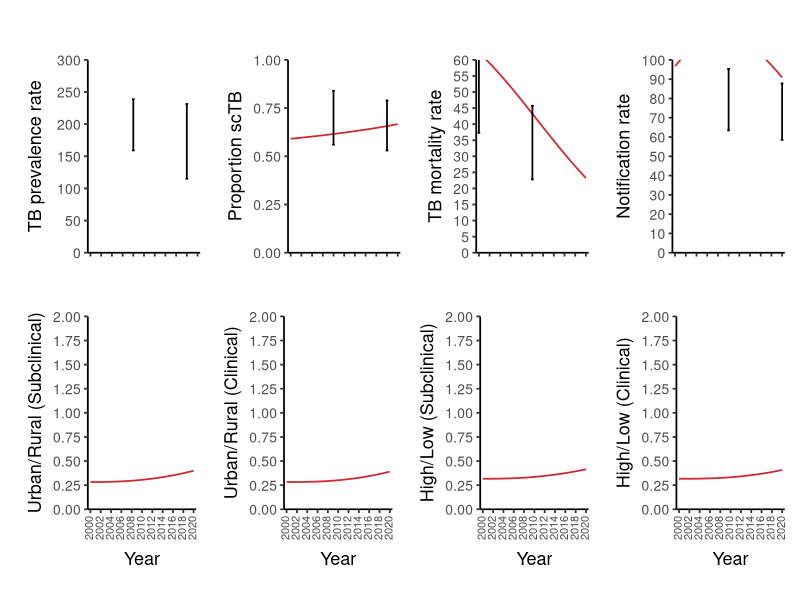

Source code (R): (Note: this script raises an error after producing the figure.)
## Analysis code for ACF-VN
## Distributed under CC BY 4.0
## RScript 00: Manual Fit.R

# Packages ==========
library(rio) # Facilitates importing and exporting
library(here) # Building file paths
library(deSolve) # Solvers for ordinary differential equations
library(reshape2) # Reshaping data easily
library(purrr) # Complete set of tools for functions and vectors
library(tidyverse) # To use tidyverse
library(data.table) # Faster than data.frame, allows use of j operator (:=)
library(patchwork) # Plot composition
library(gridExtra) # Miscellaneous functions for grid graphics
library(cowplot) # Publication quality figures

# 1. Parameters ==========
# 1.1 Baseline parameters (for testing)
parms = c(
  beta = 9,             # Contact (per person/year) parameter
  kappa = 0.75,         # Relative infectiousness
  gamma_infcle = 1.83,  # REG: Infected -> Cleared
  lambda_infmin = 0.21, # PROG: Infected -> Minimal
  gamma_mincle = 0.16,  # REG: Minimal -> Cleared
  theta_cleinf = 0.88,  # REINF: Cleared -> Infected
  lambda_minsub = 0.25, # PROG: Minimal -> Subclinical
  lambda_infsub = 0.07, # PROG: Infected -> Subclinical
  gamma_submin = 1.58,  # REG: Subclinical -> Minimal
  lambda_subcln = 0.77, # PROG: Subclinical -> Clinical
  gamma_clnsub = 0.53,  # REG: Clinical -> Subclinical
  omega_ini = 0.3,      # Mortality (Initial)
  omega_fin = 0.23,     # Mortality (Final)
  iota_cln_ini = 0.44,  # Diagnosis Clinical (Initial)
  iota_cln_fin = 0.9,   # Diagnosis Clinical (Final)
  phi_cln_ini = 0.69,   # Treatment failure Clinical (Initial) 
  phi_cln_fin = 0.09,   # Treatment failure Clinical (Final)
  tau_min = 0.005,      # RELAP: Recovered -> Minimal 
  tau_sub = 0.005,      # RELAP: Recovered -> Subclinical
  rho_ini = 0.78,       # Proportion rural (Initial)
  rho_fin = 0.04,       # Proportion rural (Final)
  sigma_ini = 0.76,     # Proportion low SES (Initial)
  sigma_fin = 0.16)     # Proportion low SES (Final)

# 1.2 Parameter ranges
ranges = list(
  beta = c(5,10),                 # Contact (per person/year) parameter (Horton et al. 2022 - PLOS GPH)
  kappa = c(0.5,1),               # Relative infectiousness (Emery et al. 2022)
  gamma_infcle = c(0.93,3.30),    # REG: Infected -> Cleared (Horton et al. 2023)
  lambda_infmin = c(0.04,0.23),   # PROG: Infected -> Minimal (Horton et al. 2023)
  gamma_mincle = c(0.14,0.23),    # REG: Minimal -> Cleared (Horton et al. 2023)
  theta_cleinf = c(0.7,1),        # REINF: Cleared -> Infected (Andrews et al 2012)
  lambda_minsub = c(0.21,0.28),   # PROG: Minimal -> Subclinical (Horton et al. 2023)
  lambda_infsub = c(0.01,0.10),   # PROG: Infected -> Subclinical (Horton et al. 2023)
  gamma_submin = c(1.24,2.03),    # REG: Subclinical -> Minimal (Horton et al. 2023)
  lambda_subcln = c(0.56,0.94),   # PROG: Subclinical -> Clinical (Horton et al. 2023)
  gamma_clnsub = c(0.46,0.72),    # REG: Clinical -> Subclinical (Horton et al. 2023)
  omega_ini = c(0.26,0.37),       # Mortality Clinical (Initial) (Richards et al. 2023 - Lancet GH)
  omega_fin = c(0,0.26),          # Mortality Clinical (Final)
  iota_cln_ini = c(0,1),          # Diagnosis Clinical (Initial)
  iota_cln_fin = c(0,1),          # Diagnosis Clinical (Final)
  phi_cln_ini = c(0.11,1),        # Treatment failure Clinical (Initial) 
  phi_cln_fin = c(0.07,0.11),     # Treatment failure Clinical (Final) (WHO treatment success rate)
  tau_min = c(0.0,0.01),          # RELAP: Recovered -> Minimal 
  tau_sub = c(0.0,0.01),          # RELAP: Recovered -> Subclinical
  rho_ini = c(0.7,0.85),          # Proportion rural (Initial)
  rho_fin = c(0,0.2),             # Proportion rural (Final)
  sigma_ini = c(0.7,0.85),        # Proportion low SES (Inital)
  sigma_fin = c(0,0.2))           # Proportion low SES (Final)

# 1.3 Fitting targets
targets <- list(
  TBc2008 = c(159.2,238.8), # TB prevalence (Nguyen et al. Emerg Infect Dis 2021)
  # TBc2018 = c(98,159),      # TB prevalence (Nguyen et al. Emerg Infect Dis 2021)
  TBc2018 = c(115,231.4),   # TB decline in men (-18%; 95%CI: -42.2 to +16.3) from first survey estimate (199)
  Mor2000 = c(37.3,87.7),   # TB mortality (Over population aged >= 15yo)
  # Mor2000 = c(25.4,59.8),   # TB mortality (Over all population)
  Mor2010 = c(22.8,45.7),   # TB mortality (Over population aged >= 15yo)
  # Mor2010 = c(17.3,34.5),   # TB mortality (Over all population)
  Dxs2010 = c(63.5,95.3),   # TB notifications (Over population aged >= 15yo)
  # Dxs2010 = c(48,72),       # TB notifications (Over all population)
  Dxs2020 = c(58.5,87.8),   # TB notifications (Over population aged >= 15yo)
  # Dxs2020 = c(45.2,67.8),   # TB notifications (Over all population)
  # URs2008 = c(0.192,0.288), # Urban/rural scTB
  # URs2018 = c(0.352,0.528), # Urban/rural scTB
  # URc2008 = c(0.224,0.336), # Urban/rural cTB
  # URc2018 = c(0.344,0.516), # Urban/rural cTB
  # HLs2008 = c(0.304,0.456), # High/low scTB
  # HLs2018 = c(0.376,0.564), # High/low scTB
  # HLc2008 = c(0.256,0.384), # High/low cTB
  # HLc2018 = c(0.36,0.54),   # High/low cTB
  Spr2008 = c(0.56,0.84),   # Proportion scTB (Emery et al. medRxiv 2022)
  Spr2018 = c(0.53,0.79))   # Proportion scTB (Emery et al. medRxiv 2022)

targetsdb <- as.data.frame(t(as.data.frame(targets))) # Create dataframe with fitting targets
targetsdb$var <- substr(rownames(targetsdb),1,3) # Create variable classification
targetsdb$time <- as.numeric(substr(rownames(targetsdb),4,7)) # Create time variable
colnames(targetsdb) <- c("lo","hi","var","time") # Rename columns

# 2. Model ==========
ode <- function(parms, end_time = 2020) {
  
  # Static parameters  
  N <- 1e5 # Population size
  mu <- 1/70 # Age expectancy adult
  delta <- 1 # Treatment year
  theta_recinf <- 1 # REINF: Recovered -> Infected (No protection)
  
  # Function parameters
  forcer_omega <- matrix(c(1500, parms['omega_ini'], 1999, parms['omega_ini'], 2020, parms['omega_fin']), ncol = 2, byrow = TRUE)
  force_func_omega <- approxfun(x = forcer_omega[,1], y = forcer_omega[,2], method = "linear", rule = 2)
  
  forcer_iota <- matrix(c(1500, parms['iota_cln_ini'], 1999, parms['iota_cln_ini'], 2020, parms['iota_cln_fin']), ncol = 2, byrow = TRUE)
  force_func_iota <- approxfun(x = forcer_iota[,1], y = forcer_iota[,2], method = "linear", rule = 2)
  
  forcer_phi <- matrix(c(1500, parms['phi_cln_ini'], 1999, parms['phi_cln_ini'], 2020, parms['phi_cln_fin']), ncol = 2, byrow = TRUE)
  force_func_phi <- approxfun(x = forcer_phi[,1], y = forcer_phi[,2], method = "linear", rule = 2)
  
  forcer_rho <- matrix(c(1500, parms['rho_ini'], 1999, parms['rho_ini'], 2020, parms['rho_fin']), ncol = 2, byrow = TRUE)
  force_func_rhoR <- approxfun(x = forcer_rho[,1], y = forcer_rho[,2], method = "linear", rule = 2)
  force_func_rhoU <- approxfun(x = forcer_rho[,1], y = 1-forcer_rho[,2], method = "linear", rule = 2)
  
  forcer_sigma <- matrix(c(1500, parms['sigma_ini'], 1999, parms['sigma_ini'], 2020, parms['sigma_fin']), ncol = 2, byrow = TRUE)
  force_func_sigmaL <- approxfun(x = forcer_sigma[,1], y = forcer_sigma[,2], method = "linear", rule = 2)
  force_func_sigmaH <- approxfun(x = forcer_sigma[,1], y = 1-forcer_sigma[,2], method = "linear", rule = 2)
  
  des <- function(time, state, parms) {
    
    with(as.list(c(state, parms)), {
      
      dN_RL  = force_func_rhoR(time)*force_func_sigmaL(time)*(mu*N + force_func_omega(time)*(C_RL+C_RH+C_UL+C_UH)) - ((beta/N)*((kappa*(S_RL+S_RH+S_UL+S_UH))+(C_RL+C_RH+C_UL+C_UH)))*N_RL - mu*N_RL
      dI_RL  = ((beta/N)*((kappa*(S_RL+S_RH+S_UL+S_UH))+(C_RL+C_RH+C_UL+C_UH)))*(N_RL+(O_RL*theta_cleinf)+(P_RL*theta_recinf)) - gamma_infcle*I_RL - lambda_infmin*I_RL - lambda_infsub*I_RL - mu*I_RL
      dO_RL  = gamma_infcle*I_RL + gamma_mincle*M_RL - ((beta/N)*((kappa*(S_RL+S_RH+S_UL+S_UH))+(C_RL+C_RH+C_UL+C_UH)))*O_RL*theta_cleinf - mu*O_RL
      dM_RL  = lambda_infmin*I_RL + gamma_submin*S_RL - gamma_mincle*M_RL - lambda_minsub*M_RL + tau_min*P_RL - mu*M_RL
      dS_RL  = lambda_infsub*I_RL + lambda_minsub*M_RL + gamma_clnsub*C_RL - gamma_submin*S_RL - lambda_subcln*S_RL + tau_sub*P_RL - mu*S_RL
      dC_RL  = lambda_subcln*S_RL - gamma_clnsub*C_RL - force_func_omega(time)*C_RL - mu*C_RL - force_func_iota(time)*C_RL + force_func_phi(time)*RC_RL
      dRC_RL = force_func_iota(time)*C_RL - force_func_phi(time)*RC_RL - delta*RC_RL - mu*RC_RL
      dP_RL  = delta*RC_RL - tau_min*P_RL - tau_sub*P_RL - ((beta/N)*((kappa*(S_RL+S_RH+S_UL+S_UH))+(C_RL+C_RH+C_UL+C_UH)))*P_RL*theta_recinf - mu*P_RL
      
      dN_RH  = force_func_rhoR(time)*force_func_sigmaH(time)*(mu*N + force_func_omega(time)*(C_RL+C_RH+C_UL+C_UH)) - ((beta/N)*((kappa*(S_RL+S_RH+S_UL+S_UH))+(C_RL+C_RH+C_UL+C_UH)))*N_RH - mu*N_RH
      dI_RH  = ((beta/N)*((kappa*(S_RL+S_RH+S_UL+S_UH))+(C_RL+C_RH+C_UL+C_UH)))*(N_RH+(O_RH*theta_cleinf)+(P_RH*theta_recinf)) - gamma_infcle*I_RH - lambda_infmin*I_RH - lambda_infsub*I_RH - mu*I_RH
      dO_RH  = gamma_infcle*I_RH + gamma_mincle*M_RH - ((beta/N)*((kappa*(S_RL+S_RH+S_UL+S_UH))+(C_RL+C_RH+C_UL+C_UH)))*O_RH*theta_cleinf - mu*O_RH
      dM_RH  = lambda_infmin*I_RH + gamma_submin*S_RH - gamma_mincle*M_RH - lambda_minsub*M_RH + tau_min*P_RH - mu*M_RH
      dS_RH  = lambda_infsub*I_RH + lambda_minsub*M_RH + gamma_clnsub*C_RH - gamma_submin*S_RH - lambda_subcln*S_RH + tau_sub*P_RH - mu*S_RH
      dC_RH  = lambda_subcln*S_RH - gamma_clnsub*C_RH - force_func_omega(time)*C_RH - mu*C_RH - force_func_iota(time)*C_RH + force_func_phi(time)*RC_RH
      dRC_RH = force_func_iota(time)*C_RH - force_func_phi(time)*RC_RH - delta*RC_RH - mu*RC_RH
      dP_RH  = delta*RC_RH - tau_min*P_RH - tau_sub*P_RH - ((beta/N)*((kappa*(S_RL+S_RH+S_UL+S_UH))+(C_RL+C_RH+C_UL+C_UH)))*P_RH*theta_recinf - mu*P_RH
      
      dN_UL  = force_func_rhoU(time)*force_func_sigmaL(time)*(mu*N + force_func_omega(time)*(C_RL+C_RH+C_UL+C_UH)) - ((beta/N)*((kappa*(S_RL+S_RH+S_UL+S_UH))+(C_RL+C_RH+C_UL+C_UH)))*N_UL - mu*N_UL
      dI_UL  = ((beta/N)*((kappa*(S_RL+S_RH+S_UL+S_UH))+(C_RL+C_RH+C_UL+C_UH)))*(N_UL+(O_UL*theta_cleinf)+(P_UL*theta_recinf)) - gamma_infcle*I_UL - lambda_infmin*I_UL - lambda_infsub*I_UL - mu*I_UL
      dO_UL  = gamma_infcle*I_UL + gamma_mincle*M_UL - ((beta/N)*((kappa*(S_RL+S_RH+S_UL+S_UH))+(C_RL+C_RH+C_UL+C_UH)))*O_UL*theta_cleinf - mu*O_UL
      dM_UL  = lambda_infmin*I_UL + gamma_submin*S_UL - gamma_mincle*M_UL - lambda_minsub*M_UL + tau_min*P_UL - mu*M_UL
      dS_UL  = lambda_infsub*I_UL + lambda_minsub*M_UL + gamma_clnsub*C_UL - gamma_submin*S_UL - lambda_subcln*S_UL + tau_sub*P_UL - mu*S_UL
      dC_UL  = lambda_subcln*S_UL - gamma_clnsub*C_UL - force_func_omega(time)*C_UL - mu*C_UL - force_func_iota(time)*C_UL + force_func_phi(time)*RC_UL
      dRC_UL = force_func_iota(time)*C_UL - force_func_phi(time)*RC_UL - delta*RC_UL - mu*RC_UL
      dP_UL  = delta*RC_UL - tau_min*P_UL - tau_sub*P_UL - ((beta/N)*((kappa*(S_RL+S_RH+S_UL+S_UH))+(C_RL+C_RH+C_UL+C_UH)))*P_UL*theta_recinf - mu*P_UL
      
      dN_UH  = force_func_rhoU(time)*force_func_sigmaH(time)*(mu*N + force_func_omega(time)*(C_RL+C_RH+C_UL+C_UH)) - ((beta/N)*((kappa*(S_RL+S_RH+S_UL+S_UH))+(C_RL+C_RH+C_UL+C_UH)))*N_UH - mu*N_UH
      dI_UH  = ((beta/N)*((kappa*(S_RL+S_RH+S_UL+S_UH))+(C_RL+C_RH+C_UL+C_UH)))*(N_UH+(O_UH*theta_cleinf)+(P_UH*theta_recinf)) - gamma_infcle*I_UH - lambda_infmin*I_UH - lambda_infsub*I_UH - mu*I_UH
      dO_UH  = gamma_infcle*I_UH + gamma_mincle*M_UH - ((beta/N)*((kappa*(S_RL+S_RH+S_UL+S_UH))+(C_RL+C_RH+C_UL+C_UH)))*O_UH*theta_cleinf - mu*O_UH
      dM_UH  = lambda_infmin*I_UH + gamma_submin*S_UH - gamma_mincle*M_UH - lambda_minsub*M_UH + tau_min*P_UH - mu*M_UH
      dS_UH  = lambda_infsub*I_UH + lambda_minsub*M_UH + gamma_clnsub*C_UH - gamma_submin*S_UH - lambda_subcln*S_UH + tau_sub*P_UH - mu*S_UH
      dC_UH  = lambda_subcln*S_UH - gamma_clnsub*C_UH - force_func_omega(time)*C_UH - mu*C_UH - force_func_iota(time)*C_UH + force_func_phi(time)*RC_UH
      dRC_UH = force_func_iota(time)*C_UH - force_func_phi(time)*RC_UH - delta*RC_UH - mu*RC_UH
      dP_UH  = delta*RC_UH - tau_min*P_UH - tau_sub*P_UH - ((beta/N)*((kappa*(S_RL+S_RH+S_UL+S_UH))+(C_RL+C_RH+C_UL+C_UH)))*P_UH*theta_recinf - mu*P_UH
      
      return(list(c( 
        dN_RL, dN_RH, dN_UL, dN_UH, dI_RL, dI_RH, dI_UL, dI_UH, dO_RL, dO_RH, dO_UL, dO_UH, dM_RL, dM_RH, dM_UL, dM_UH,
        dS_RL, dS_RH, dS_UL, dS_UH, dC_RL, dC_RH, dC_UL, dC_UH, dRC_RL, dRC_RH, dRC_UL, dRC_UH, dP_RL, dP_RH, dP_UL, dP_UH),
        TBc   = (S_RL+S_RH+S_UL+S_UH+C_RL+C_RH+C_UL+C_UH), # All TB (per 100k)
        Mor   = (force_func_omega(time)*(C_RL+C_RH+C_UL+C_UH)), # Clinical TB mortality per time (per 100k)
        Dxs   = (force_func_iota(time)*(C_RL+C_RH+C_UL+C_UH)), # Notifications cTB per time in adults (per 100k)
        Spr   = (S_RL+S_RH+S_UL+S_UH)/(S_RL+S_RH+S_UL+S_UH+C_RL+C_RH+C_UL+C_UH), # Proportion scTB
        URs   = (S_UL+S_UH)/(S_RL+S_RH), # Relative urban/rural in scTB
        URc   = (C_UL+C_UH)/(C_RL+C_RH), # Relative urban/rural in cTB
        HLs   = (S_RH+S_UH)/(S_RL+S_UL), # Relative high/low SES in scTB
        HLc   = (C_RH+C_UH)/(C_RL+C_UL))) # Relative high/low SES in cTB
    })
  }
  
  yini <- c(N_RL = 24750, N_RH = 24750, N_UL = 24750, N_UH = 24750, I_RL = 0, I_RH = 0, I_UL = 0, I_UH = 0, 
            O_RL = 0, O_RH = 0, O_UL = 0, O_UH = 0, M_RL = 0, M_RH = 0, M_UL = 0, M_UH = 0,
            S_RL = 0, S_RH = 0, S_UL = 0, S_UH = 0, C_RL = 250, C_RH = 250, C_UL = 250, C_UH = 250, 
            RC_RL = 0, RC_RH = 0, RC_UL = 0, RC_UH = 0, P_RL = 0, P_RH = 0, P_UL = 0, P_UH = 0)
  
  times <- seq(1500, end_time, by = 1)
  out <- deSolve::ode(yini, times, des, parms)
  return(out)
}

# Run ode
oderes <- as.data.frame(ode(parms))

# 3. Plots ==========
# 3.1 Target plots
results <- oderes %>% 
  select(time, TBc, Spr, Mor, Dxs, URs, URc, HLs, HLc) %>% 
  pivot_longer(cols = c(TBc, Spr, Mor, Dxs, URs, URc, HLs, HLc), names_to = "var", values_to = "val")

title_size = 13
axis_title_size = 13
x_axis_text_size = 8
y_axis_text_size = 10
title_align = 0.5
title_face = "bold"
line_thickness = 0.6
colour_line = "#CE2931"
point_size = 1
alpha = 0.2
patches_height = 1.6*16
height = 16
aspect_ratio = 1
error_bar_width = 0.5
date_line_thickness = 0.4
date_line_colour = "gray35"
prior_colour = "deepskyblue2"

breaks = seq(2000, 2020, 2)
limits = c(1999.5, 2020.5)
from_to = seq(2000,2020)

a = ggplot(subset(results, var == "TBc" & time %in% from_to), aes(x=time)) +
  geom_line(aes(y = val), size = line_thickness, na.rm=TRUE, colour = colour_line) +
  #geom_point(data = subset(targetsdb, var == "TBc"), aes(y = val), size = point_size, colour = "black") +
  geom_errorbar(data = subset(targetsdb, var == "TBc"), aes(ymin = lo, ymax = hi), size = line_thickness, width = error_bar_width) + 
  scale_x_continuous(breaks = breaks, limits = limits, expand = c(0, 0)) +
  scale_y_continuous(breaks = seq(0, 300, 50), expand = c(0, 0)) +
  coord_cartesian(ylim = c(0,300)) +
  labs(title = "",
       x = "Year",
       y = "TB prevalence rate") +
  theme(text = element_text(family = "sans"),
        panel.background = element_blank(),
        panel.grid.major.y = element_blank(),
        panel.grid.major.x = element_blank(),
        axis.line = element_line(),
        axis.line.x.bottom = element_line(size = line_thickness),
        axis.line.y.left = element_line(size = line_thickness),
        axis.ticks = element_line(size = line_thickness),
        axis.title.x.bottom = element_blank(),
        axis.title.y.left = element_text(vjust= 3, margin = margin(l = 15), size = axis_title_size),
        axis.text.x.bottom = element_blank(),
        axis.text.y.left = element_text(size = y_axis_text_size),
        plot.title = element_text(size = title_size, vjust = 6, hjust = title_align, margin = margin(t = 20), face = title_face)) +
  theme(legend.position = "none")

b = ggplot(subset(results, var == "Spr" & time %in% from_to), aes(x=time)) +
  geom_line(aes(y = val), size = line_thickness, na.rm=TRUE, colour = colour_line) +
  #geom_point(data = subset(targetsdb, var == "Spr"), aes(y = val), size = point_size, colour = "black") +
  geom_errorbar(data = subset(targetsdb, var == "Spr"), aes(ymin = lo, ymax = hi), size = line_thickness, width = error_bar_width) +
  scale_x_continuous(breaks = breaks, limits = limits, expand = c(0, 0)) +
  scale_y_continuous(breaks = seq(0, 1, 0.25), expand = c(0, 0)) +
  coord_cartesian(ylim = c(0,1)) +
  labs(title = "",
       x = "Year",
       y = "Proportion scTB") +
  theme(text = element_text(family = "sans"),
        panel.background = element_blank(),
        panel.grid.major.y = element_blank(),
        panel.grid.major.x = element_blank(),
        axis.line = element_line(),
        axis.line.x.bottom = element_line(size = line_thickness),
        axis.line.y.left = element_line(size = line_thickness),
        axis.ticks = element_line(size = line_thickness),
        axis.title.x.bottom = element_blank(),
        axis.title.y.left = element_text(vjust= 3, margin = margin(l = 15), size = axis_title_size),
        axis.text.x.bottom = element_blank(),
        axis.text.y.left = element_text(size = y_axis_text_size),
        plot.title = element_text(size = title_size, vjust = 6, hjust = title_align, margin = margin(t = 20), face = title_face)) +
  theme(legend.position = "none")

c = ggplot(subset(results, var == "Mor" & time %in% from_to), aes(x=time)) +
  geom_line(aes(y = val), size = line_thickness, na.rm=TRUE, colour = colour_line) +
  #geom_point(data = subset(targetsdb, var == "Mor"), aes(y = val), size = point_size, colour = "black") +
  geom_errorbar(data = subset(targetsdb, var == "Mor"), aes(ymin = lo, ymax = hi), size = line_thickness, width = error_bar_width) +
  scale_x_continuous(breaks = breaks, limits = limits, expand = c(0, 0)) +
  scale_y_continuous(breaks = seq(0, 60, 5), expand = c(0, 0)) +
  coord_cartesian(ylim = c(0,60)) +
  labs(title = "",
       x = "Year",
       y = "TB mortality rate") +
  theme(text = element_text(family = "sans"),
        panel.background = element_blank(),
        panel.grid.major.y = element_blank(),
        panel.grid.major.x = element_blank(),
        axis.line = element_line(),
        axis.line.x.bottom = element_line(size = line_thickness),
        axis.line.y.left = element_line(size = line_thickness),
        axis.ticks = element_line(size = line_thickness),
        axis.title.x.bottom = element_blank(),
        axis.title.y.left = element_text(vjust= 3, margin = margin(l = 15), size = axis_title_size),
        axis.text.x.bottom = element_blank(),
        axis.text.y.left = element_text(size = y_axis_text_size),
        plot.title = element_text(size = title_size, vjust = 6, hjust = title_align, margin = margin(t = 20), face = title_face)) +
  theme(legend.position = "none")

d = ggplot(subset(results, var == "Dxs" & time %in% from_to), aes(x=time)) +
  geom_line(aes(y = val), size = line_thickness, na.rm=TRUE, colour = colour_line) +
  #geom_point(data = subset(targetsdb, var == "Dxs"), aes(y = val), size = point_size, colour = "black") +
  geom_errorbar(data = subset(targetsdb, var == "Dxs"), aes(ymin = lo, ymax = hi), size = line_thickness, width = error_bar_width) +
  scale_x_continuous(breaks = breaks, limits = limits, expand = c(0, 0)) +
  scale_y_continuous(breaks = seq(0, 100, 10), expand = c(0, 0)) +
  coord_cartesian(ylim = c(0,100)) +
  labs(title = "",
       x = "Year",
       y = "Notification rate") +
  theme(text = element_text(family = "sans"),
        panel.background = element_blank(),
        panel.grid.major.y = element_blank(),
        panel.grid.major.x = element_blank(),
        axis.line = element_line(),
        axis.line.x.bottom = element_line(size = line_thickness),
        axis.line.y.left = element_line(size = line_thickness),
        axis.ticks = element_line(size = line_thickness),
        axis.title.x.bottom = element_blank(),
        axis.title.y.left = element_text(vjust= 3, margin = margin(l = 15), size = axis_title_size),
        axis.text.x.bottom = element_blank(),
        axis.text.y.left = element_text(size = y_axis_text_size),
        plot.title = element_text(size = title_size, vjust = 6, hjust = title_align, margin = margin(t = 20), face = title_face)) +
  theme(legend.position = "none")

e = ggplot(subset(results, var == "URs" & time %in% from_to), aes(x=time)) +
  geom_line(aes(y = val), size = line_thickness, na.rm=TRUE, colour = colour_line) +
  #geom_point(data = subset(targetsdb, var == "URs"), aes(y = val), size = point_size, colour = "black") +
  geom_errorbar(data = subset(targetsdb, var == "URs"), aes(ymin = lo, ymax = hi), size = line_thickness, width = error_bar_width) +
  scale_x_continuous(breaks = breaks, limits = limits, expand = c(0, 0)) +
  scale_y_continuous(breaks = seq(0, 2, 0.25), expand = c(0, 0)) +
  coord_cartesian(ylim = c(0,2)) +
  labs(title = "",
       x = "Year",
       y = "Urban/Rural (Subclinical)") +
  theme(text = element_text(family = "sans"),
        panel.background = element_blank(),
        panel.grid.major.y = element_blank(),
        panel.grid.major.x = element_blank(),
        axis.line = element_line(),
        axis.line.x.bottom = element_line(size = line_thickness),
        axis.line.y.left = element_line(size = line_thickness),
        axis.ticks = element_line(size = line_thickness),
        axis.title.x.bottom = element_text(vjust = -2, margin = margin(b = 20), size = axis_title_size),
        axis.title.y.left = element_text(vjust= 3, margin = margin(l = 15), size = axis_title_size),
        axis.text.x.bottom = element_text(vjust = 0.3, hjust = 0,size = x_axis_text_size, angle = 90),
        axis.text.y.left = element_text(size = y_axis_text_size),
        plot.title = element_text(size = title_size, vjust = 6, hjust = title_align, margin = margin(t = 20), face = title_face)) +
  theme(legend.position = "none")

f = ggplot(subset(results, var == "URc" & time %in% from_to), aes(x=time)) +
  geom_line(aes(y = val), size = line_thickness, na.rm=TRUE, colour = colour_line) +
  #geom_point(data = subset(targetsdb, var == "URc"), aes(y = val), size = point_size, colour = "black") +
  geom_errorbar(data = subset(targetsdb, var == "URc"), aes(ymin = lo, ymax = hi), size = line_thickness, width = error_bar_width) +
  scale_x_continuous(breaks = breaks, limits = limits, expand = c(0, 0)) +
  scale_y_continuous(breaks = seq(0, 2, 0.25), expand = c(0, 0)) +
  coord_cartesian(ylim = c(0,2)) +
  labs(title = "",
       x = "Year",
       y = "Urban/Rural (Clinical)") +
  theme(text = element_text(family = "sans"),
        panel.background = element_blank(),
        panel.grid.major.y = element_blank(),
        panel.grid.major.x = element_blank(),
        axis.line = element_line(),
        axis.line.x.bottom = element_line(size = line_thickness),
        axis.line.y.left = element_line(size = line_thickness),
        axis.ticks = element_line(size = line_thickness),
        axis.title.x.bottom = element_text(vjust = -2, margin = margin(b = 20), size = axis_title_size),
        axis.title.y.left = element_text(vjust= 3, margin = margin(l = 15), size = axis_title_size),
        axis.text.x.bottom = element_text(vjust = 0.3, hjust = 0,size = x_axis_text_size, angle = 90),
        axis.text.y.left = element_text(size = y_axis_text_size),
        plot.title = element_text(size = title_size, vjust = 6, hjust = title_align, margin = margin(t = 20), face = title_face)) +
  theme(legend.position = "none")

g = ggplot(subset(results, var == "HLs" & time %in% from_to), aes(x=time)) +
  geom_line(aes(y = val), size = line_thickness, na.rm=TRUE, colour = colour_line) +
  #geom_point(data = subset(targetsdb, var == "HLs"), aes(y = val), size = point_size, colour = "black") +
  geom_errorbar(data = subset(targetsdb, var == "HLs"), aes(ymin = lo, ymax = hi), size = line_thickness, width = error_bar_width) +
  scale_x_continuous(breaks = breaks, limits = limits, expand = c(0, 0)) +
  scale_y_continuous(breaks = seq(0, 2, 0.25), expand = c(0, 0)) +
  coord_cartesian(ylim = c(0,2)) +
  labs(title = "",
       x = "Year",
       y = "High/Low (Subclinical)") +
  theme(text = element_text(family = "sans"),
        panel.background = element_blank(),
        panel.grid.major.y = element_blank(),
        panel.grid.major.x = element_blank(),
        axis.line = element_line(),
        axis.line.x.bottom = element_line(size = line_thickness),
        axis.line.y.left = element_line(size = line_thickness),
        axis.ticks = element_line(size = line_thickness),
        axis.title.x.bottom = element_text(vjust = -2, margin = margin(b = 20), size = axis_title_size),
        axis.title.y.left = element_text(vjust= 3, margin = margin(l = 15), size = axis_title_size),
        axis.text.x.bottom = element_text(vjust = 0.3, hjust = 0,size = x_axis_text_size, angle = 90),
        axis.text.y.left = element_text(size = y_axis_text_size),
        plot.title = element_text(size = title_size, vjust = 6, hjust = title_align, margin = margin(t = 20), face = title_face)) +
  theme(legend.position = "none")

h = ggplot(subset(results, var == "HLc" & time %in% from_to), aes(x=time)) +
  geom_line(aes(y = val), size = line_thickness, na.rm=TRUE, colour = colour_line) +
  #geom_point(data = subset(targetsdb, var == "HLc"), aes(y = val), size = point_size, colour = "black") +
  geom_errorbar(data = subset(targetsdb, var == "HLc"), aes(ymin = lo, ymax = hi), size = line_thickness, width = error_bar_width) +
  scale_x_continuous(breaks = breaks, limits = limits, expand = c(0, 0)) +
  scale_y_continuous(breaks = seq(0, 2, 0.25), expand = c(0, 0)) +
  coord_cartesian(ylim = c(0,2)) +
  labs(title = "",
       x = "Year",
       y = "High/Low (Clinical)") +
  theme(text = element_text(family = "sans"),
        panel.background = element_blank(),
        panel.grid.major.y = element_blank(),
        panel.grid.major.x = element_blank(),
        axis.line = element_line(),
        axis.line.x.bottom = element_line(size = line_thickness),
        axis.line.y.left = element_line(size = line_thickness),
        axis.ticks = element_line(size = line_thickness),
        axis.title.x.bottom = element_text(vjust = -2, margin = margin(b = 20), size = axis_title_size),
        axis.title.y.left = element_text(vjust= 3, margin = margin(l = 15), size = axis_title_size),
        axis.text.x.bottom = element_text(vjust = 0.3, hjust = 0,size = x_axis_text_size, angle = 90),
        axis.text.y.left = element_text(size = y_axis_text_size),
        plot.title = element_text(size = title_size, vjust = 6, hjust = title_align, margin = margin(t = 20), face = title_face)) +
  theme(legend.position = "none")

plotx = (a|b|c|d)/(e|f|g|h)
plotx
aspect_ratio = 2

# 3.2 State plots
states <- oderes %>% 
  filter(time %in% c(2008,2018)) %>% 
  pivot_longer(cols = -time, names_to = "var", values_to = "val") %>% 
  mutate(var = gsub("_[A-Z]+", "", var)) %>% 
  filter(var %in% c("N", "I", "O", "M", "S", "C", "RC", "P")) %>% 
  mutate(var = case_when(var == "N" ~ "SUS", var == "I" ~ "INF", var == "O" ~ "CLE",
                         var == "M" ~ "MIN", var == "S" ~ "SUB", var == "C" ~ "CLN",
                         var == "RC" ~ "RxCLN", var == "P" ~ "REC")) %>% 
  group_by(var, time) %>% 
  summarise(val = sum(val)) %>% 
  mutate(pval = (val/100000)) %>% 
  mutate(var = factor(var, levels = c("SUS", "INF", "CLE", "MIN", "SUB", "CLN", "RxCLN", "REC")))

x1 = ggplot(filter(states, time == 2008 & var %in% c("SUS", "INF", "CLE"))) +
  geom_col(aes(x = var, y = pval)) +
  labs(title = '2008', x = 'State', y = 'Percentage') +
  scale_y_continuous(labels = scales::percent_format(accuracy = 0.1)) +
  theme(legend.position = "bottom")

x2 = ggplot(filter(states, time == 2018 & var %in% c("SUS", "INF", "CLE"))) +
  geom_col(aes(x = var, y = pval)) +
  labs(title = '2018', x = 'State', y = 'Percentage') +
  scale_y_continuous(labels = scales::percent_format(accuracy = 0.1)) +
  theme(legend.position = "bottom")

y1 = ggplot(filter(states, time == 2008 & var %in% c("MIN", "SUB", "CLN", "RxCLN", "REC"))) +
  geom_col(aes(x = var, y = pval)) +
  labs(title = '2008', x = 'State', y = 'Percentage') +
  geom_vline(xintercept = 3.5, color = "black", linetype = "dashed", size = 1) +
  scale_y_continuous(labels = scales::percent_format(accuracy = 0.1)) +
  theme(legend.position = "bottom")

y2 = ggplot(filter(states, time == 2018 & var %in% c("MIN", "SUB", "CLN", "RxCLN", "REC"))) +
  geom_col(aes(x = var, y = pval)) +
  labs(title = '2018', x = 'State', y = 'Percentage') +
  geom_vline(xintercept = 3.5, color = "black", linetype = "dashed", size = 1) +
  scale_y_continuous(labels = scales::percent_format(accuracy = 0.1)) +
  theme(legend.position = "bottom")

ploty = (x1 | x2) / (y1 | y2)

# 3.3 ARI plots
ari <- oderes %>% 
  filter(time >= 2000) %>% 
  select(time, starts_with("ARI")) %>% 
  mutate(ARI = ARIsi + ARIoi + ARIpi) %>% 
  mutate(ARI = ARI/100000, ARIsi = ARIsi/100000, ARIoi = ARIoi/100000, ARIpi = ARIpi/100000) %>% 
  pivot_longer(cols = -time, names_to = "var", values_to = "val") %>% 
  mutate(var = case_when(var == "ARI" ~ "Total ARI", var == "ARIoi" ~ "CLE -> INF", 
                         var == "ARIpi" ~ "REC -> INF", var == "ARIsi" ~ "SUS -> INF")) %>% 
  mutate(var = factor(var, levels = c("Total ARI", "SUS -> INF", "CLE -> INF", "REC -> INF")))

plotz = ggplot(ari) + 
  geom_line(aes(x = time, y = val, colour = var)) +
  scale_y_continuous(labels = scales::percent_format(accuracy = 0.1)) +
  labs(x = 'Time (year)', y = 'ARI')

arit <- oderes %>% 
  filter(time >= 2000) %>% 
  select(time, ARI) %>% 
  pivot_longer(cols = -time, names_to = "var", values_to = "val")

plotz = ggplot(arit) + 
  geom_line(aes(x = time, y = val)) +
  scale_y_continuous(labels = scales::percent_format(accuracy = 0.1), limits = c(0,max(arit$val))) +
  labs(x = 'Time (year)', y = 'ARI')

plotyz <- plot_grid(ploty, plotz, ncol = 2, rel_widths = c(3, 2))

plotxyz <- plot_grid(plotx, plotyz, nrow = 2, rel_heights = c(1,1))

allplot <- plot_grid(plotxyz, table, ncol = 2, rel_widths = c(3, 1))

save_plot <- function(plot, filename, path) {
  timestamp <- format(Sys.time(), "%Y%m%d%H%M%S")
  filename <- paste0(filename, "_", timestamp, ".tiff")
  tiff(file.path(path, filename), width = 18, height = 10, units = 'in', res = 100)
  print(plot)
  dev.off()
}

save_plot(allplot, "plot", here("scripts", "manual fits"))
